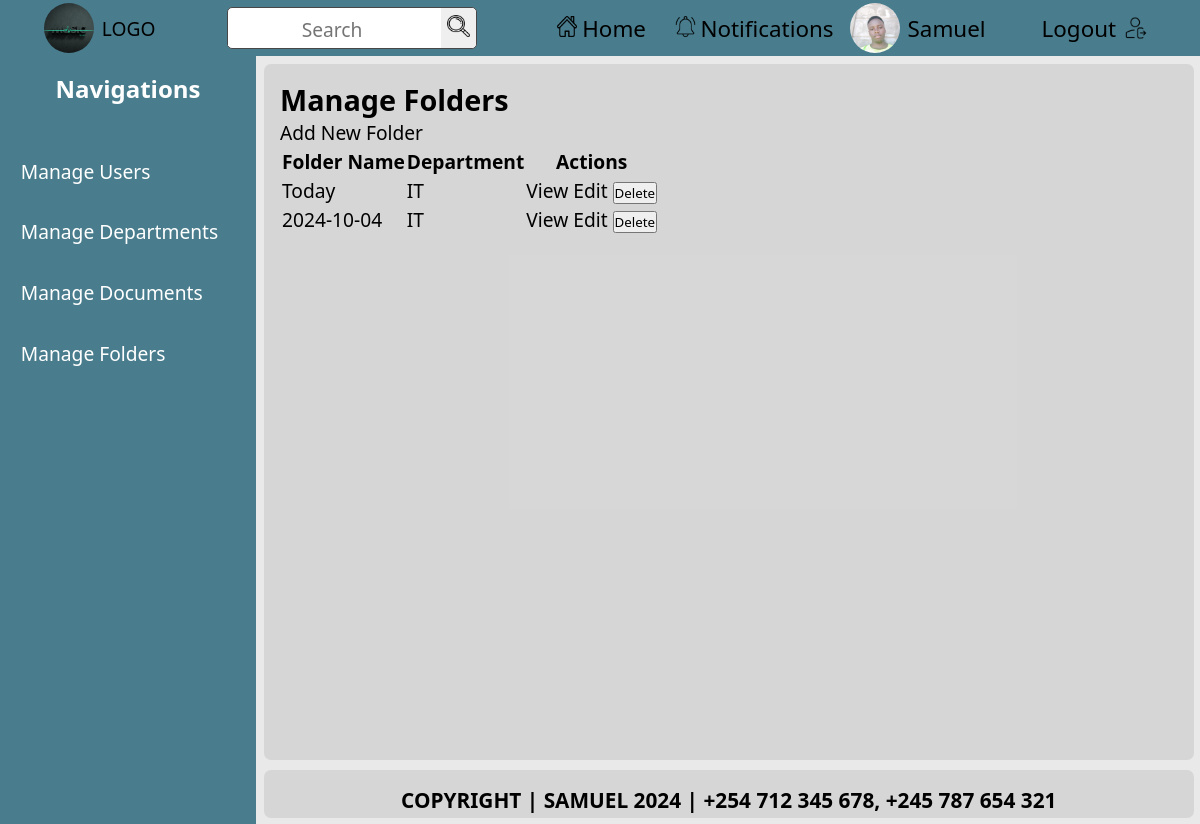
The app's page /custom-admin/folders/ (signed in), older data.
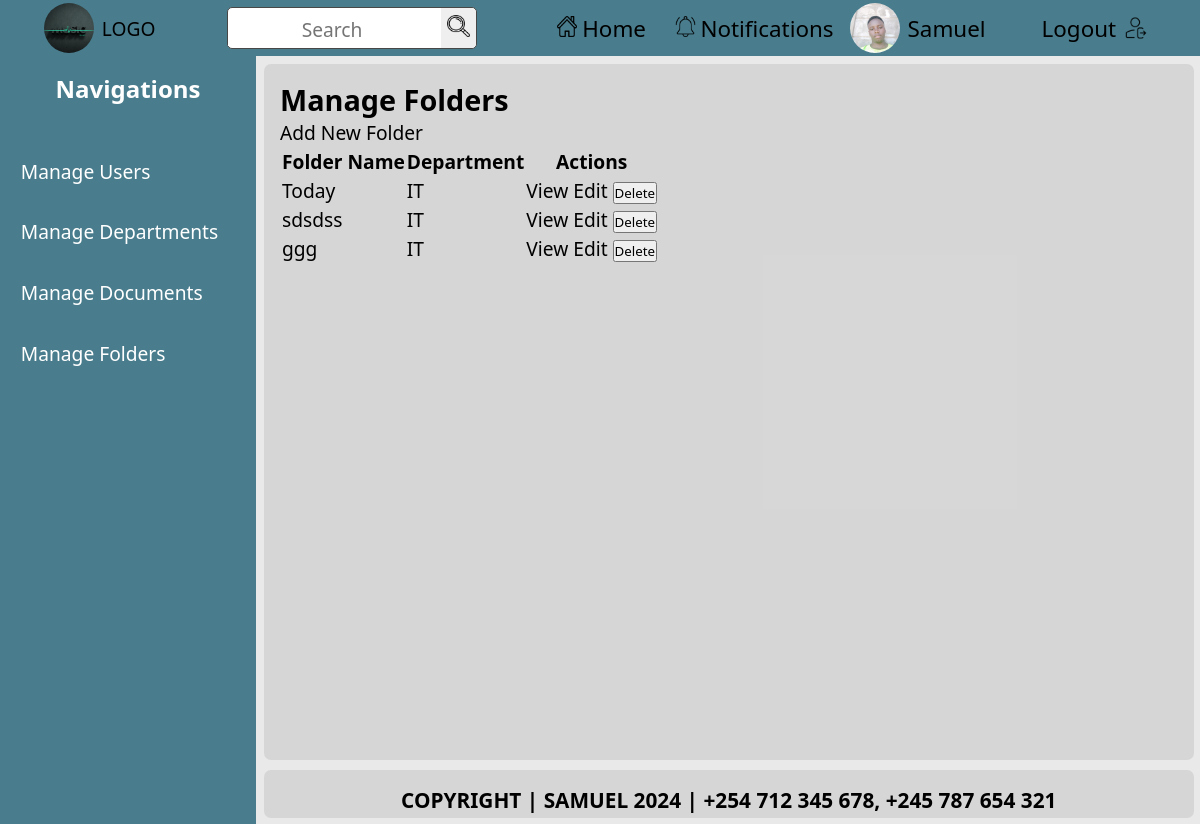
The same page, newer data.
### documents/models.py (models this page shows, shortened)
class Folder(models.Model):
    name = models.CharField(max_length=100)
    department = models.ForeignKey(
        Department,
        on_delete=models.CASCADE,
        related_name='folders'
    )
    created_at = models.DateField(auto_now_add=True)
    created_by = models.ForeignKey(
        CustomUser,
        on_delete=models.SET_NULL,
        null=True,
        related_name='folders_created'
    )
    updated_at = models.DateTimeField(auto_now=True)

class Department(models.Model):
    name = models.CharField(max_length=100)
    created_at = models.DateTimeField(auto_now_add=True)
    created_by = models.ForeignKey(
        'CustomUser',
        on_delete=models.SET_NULL,
        null=True,
        related_name='departments_created'
    )
    updated_at = models.DateTimeField(auto_now=True)

### custom_admin_dashboard/views.py (the view)
# urls.py: path('folders/', views.admin_folders, name='admin_folders'),
@login_required
@admin_required(login_url='/login/')
def admin_folders(request):
    folders = Folder.objects.all()
    return render(request, 'custom_admin_dashboard/admin_folders.html', {'folders': folders})

### custom_admin_dashboard/views.py (called while the page is built)
def admin_required(login_url=None):
    return user_passes_test(lambda u: u.is_superuser, login_url=login_url)

### documents/context_processors.py (called while the page is built)
def departments_context(request):
    user_department = None
    if request.user.is_authenticated:
        user_department = request.user.department  # Assuming User model has a 'department' field
    return {
        'user_department': user_department
    }

### custom_admin_dashboard/templates/custom_admin_dashboard/admin_folders.html (shortened to what this page needs)
{% extends 'admin_base.html' %} {% block title %}Manage Folders{% endblock %}
{% block content %}
<h2>Manage Folders</h2>
<a
  href="{% url 'custom_admin_dashboard:admin_add_folder' %}"
  class="btn btn-primary mb-3"
  >Add New Folder</a
>
<table class="table">
  <thead>
    <tr>
      <th>Folder Name</th>
      <th>Department</th>
      <th>Actions</th>
    </tr>
  </thead>
  <tbody>
    {% for folder in folders %}
    <tr>
      <td>{{ folder.name }}</td>
      <td>{{ folder.department.name }}</td>
      <td>
        <a
          href="{% url 'custom_admin_dashboard:admin_view_folder' folder.id %}"
          class="btn btn-warning"
          >View</a
        >
        <a
          href="{% url 'custom_admin_dashboard:admin_edit_folder' folder.id %}"
          class="btn btn-warning"
          >Edit</a
        >
        <form
          method="POST"
          action="{% url 'custom_admin_dashboard:admin_delete_folder' folder.id %}"
          style="display: inline"
        >
          <button
            type="submit"
            class="btn btn-danger"
            onclick="return confirm('Are you sure you want to delete this folder?');"
          >
            Delete
          </button>
        </form>
      </td>
    </tr>
    {% empty %}
    <tr>
      <td colspan="3">No folders found.</td>
    </tr>
    {% endfor %}
  </tbody>
</table>
{% endblock %}

Row changes from the older to the newer data that the page shows:
removed Folder: name "2024-10-04", department.name "IT"
added Folder: name "sdsdss", department.name "IT"
added Folder: name "ggg", department.name "IT"
